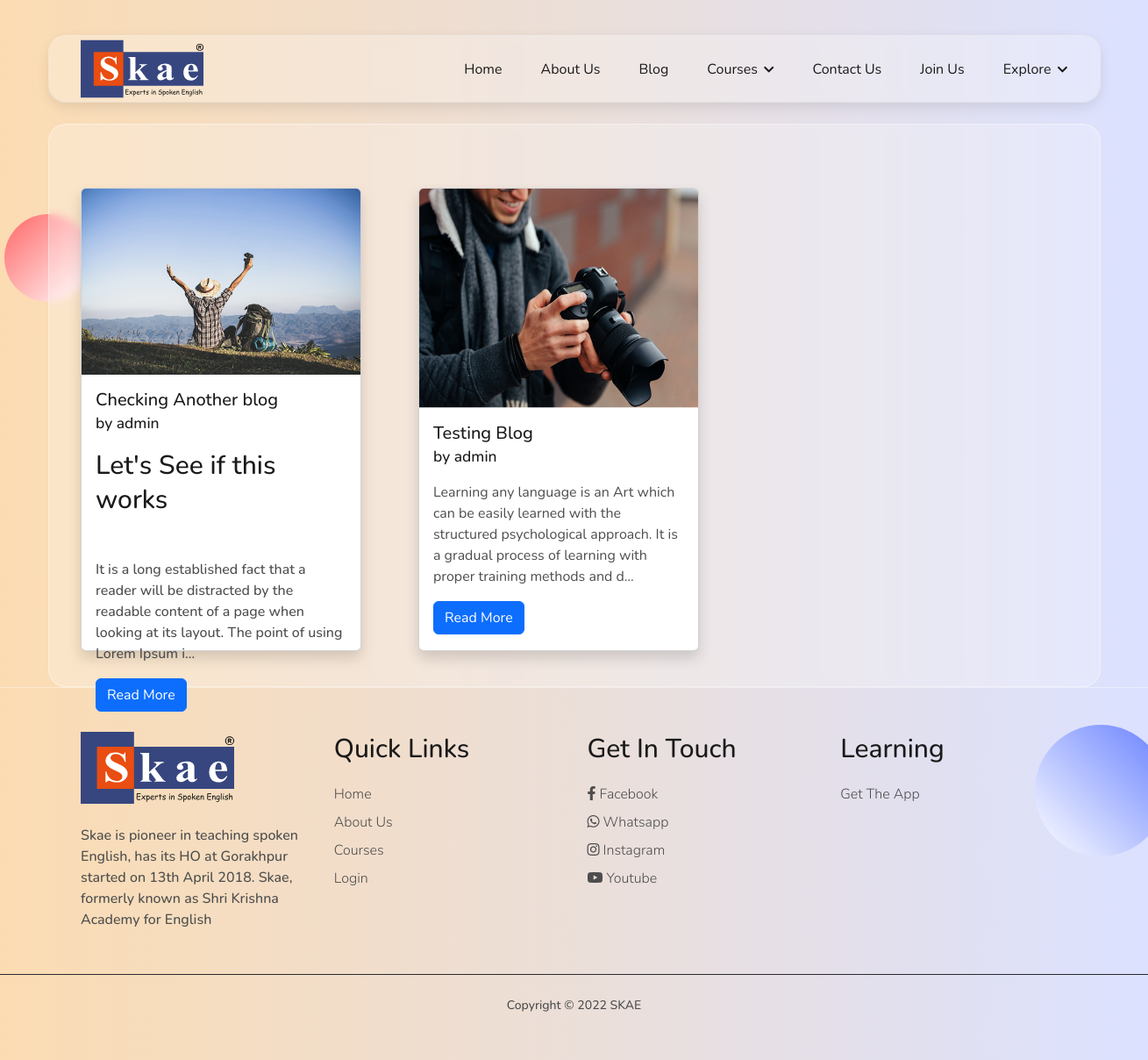
Screenshot of /blogs with the database file from the repository.
### blog/models.py (models this page shows, shortened)
class BlogPost(models.Model):
    title=models.CharField(max_length=255)
    author= models.ForeignKey(User, on_delete=models.CASCADE)
    slug=models.CharField(max_length=130)
    content=HTMLField()
    image = models.ImageField(upload_to="profile_pics", blank=True, null=True)
    dateTime=models.DateTimeField(auto_now_add=True)

### blog/views.py (the view)
# urls.py: path("blogs", views.blogs, name="blogs"),
def blogs(request):
    posts = BlogPost.objects.all()
    posts = BlogPost.objects.filter().order_by('-dateTime')
    return render(request, "blog.html", {'posts':posts})

### blog/templates/blog.html (shortened to what this page needs)
{% extends 'website/base.html' %}
{% block page_content %}
<div class="container mt-5 mb-3">
    <div class="row">
        {% for post in posts %}
        <div class="col-lg-4 my-4">
            <div class="card shadow" style="width: 20rem; height: 33rem;">
                <img src="/media/{{post.image}}" class="card-img-top" alt="..." height="250px">
                <div class="card-body">
                  <h5 class="card-title">{{post.title}} <br><small>by {{post.author}}</small></h5>
                  <p class="card-text">{{post.content| truncatechars:210 | safe}}</p>
                  <a href="blog/{{post.slug}}" class="btn btn-primary">Read More {% if user.is_superuser %}<a href="delete_blog_post/{{post.slug}}/" class="btn btn-danger mx-4">Delete Blog</a>{% endif %}</a>
                </div>
              </div>
        </div>
        {% endfor %}
    </div>
</div>
{% endblock page_content %}

### website/templates/website/base.html (shortened to what this page needs)
{% load static %}
<!doctype html>
<html lang="en">
<head>
  <link rel="stylesheet" href="{% static 'website/css/owl.carousel.min.css' %}">
  <link rel="stylesheet" href="{% static 'website/css/font-awesome.css' %}">
  <link rel="stylesheet" href="{% static 'website/css/bootstrap.min.css' %}">
  <link rel="stylesheet" href="{% static 'website/css/colors/color-1.css' %}">
  <link rel="stylesheet" class="js-glass-style" href="{% static 'website/css/glass.css' %}">
  <link rel="stylesheet" href="{% static 'website/css/base.css' %}">
</head>
<body>
    {% include "website/navbar.html" %}
    <br>
    <div class="main-wrapper">
        {% block page_content %}
    {% endblock page_content %}
    </div>
  <footer class="footer">
    <div class="footer-top">
        <div class="container">
            <div class="row">
                <div class="col-sm-6 col-lg-3">
                    <div class="footer-item">
                        <img src="{% static 'website/images/main_logo.svg' %}" class="footer-logo" alt="footer-logo">
                    <p class="footer-text mt-4">
                        Skae is pioneer in teaching spoken English, has its HO at Gorakhpur started on 13th April 2018.
Skae, formerly known as Shri Krishna Academy for English
                    </p>
                    </div>
                </div>
                <div class="col-sm-6 col-lg-3">
                    <div class="footer-item">
                        <h3>Quick Links</h3>
                        <ul>
                            <li><a href="/">Home</a></li>
                            <li><a href="{% url 'website:about-us' %}">About Us</a></li>
                            <li><a href="/">Courses</a></li>
                            <li><a href="/">Login</a></li>
                        </ul>
                    </div>
                </div>
                <div class="col-sm-6 col-lg-3">
                    <div class="footer-item">
                        <h3>Get in touch</h3>
                        <ul>
                            <li><a href="https://www.facebook.com/SKAEANS"target="_blank"><i class="fab fa-facebook-f social-icon"></i> Facebook</a></li>
                            <li><a href="https://wa.me/919795949900?text=Hello%20there!!!%0AHow%20may%20I%20help%20you%3F" target="_blank"><i class="fab fa-whatsapp social-icon"></i> Whatsapp</a></li>
                            <li><a href="https://www.instagram.com/skaeindia/" target="_blank"><i class="fab fa-instagram social-icon"></i> Instagram</a></li>
                            <li><a href="https://www.youtube.com/channel/UCNQtY7KkGilCOXYwGhOg7tg" target="_blank"><i class="fab fa-youtube social-icon"></i> Youtube</a></li>
                        </ul>
                    </div>
                </div>
                <div class="col-sm-6 col-lg-3">
                    <div class="footer-item">
                        <h3>learning</h3>
                        <ul>
                            <li><a href="https://play.google.com/store/apps/details?id=com.edmingle.skae" target="_blank">Get the app</a></li>
                        </ul>
                    </div>
                </div>
            </div>
        </div>
    </div>
    <div class="footer-bottom">
        <div class="container">
            <p class="m-0 py-4 text-center">Copyright &copy; 2022 SKAE</p>
        </div>
    </div>
  </footer>
</body>
</html>

### website/templates/website/navbar.html (shortened to what this page needs)
{% load static %}
<div class="main-wrapper">
<header class="header">
    <div class="container">
        <div class="header-main d-flex justify-content-between align-items-center ">
            <div class="header-logo">
                <a href="/"><img src="{% static 'website/images/main_logo.svg' %}" style="width: 140px;
                    height: 75px;" alt="logo"></a>
            </div>
            <nav class="header-menu js-header-menu ">
                <ul class="menu">
                    <li class="menu-item"><a href="/">Home</a></li>
                    <li class="menu-item"><a href="{% url 'website:about-us' %}">About Us</a></li>
                    <li class="menu-item"><a href="{% url 'blog:blogs' %}">Blog</a></li>
                    <li class="menu-item menu-item-has-children"><a class="js-toggle-sub-menu" href="#">Courses <i class="fas fa-chevron-down"></i></a>
                    </li>
                    <li class="menu-item"><a href="{% url 'website:contact-us' %}">Contact Us</a></li>
                    <li class="menu-item"><a href="{% url 'website:join-us' %}">Join Us</a></li>
                    <li class="menu-item menu-item-has-children"><a class="js-toggle-sub-menu" href="#">Explore <i class="fas fa-chevron-down"></i></a>
                    </li>
                </ul>
            </nav>
        </div>
    </div>
</header>
</div>

### website/static/website/css/colors/color-1.css (style rules this page uses)
:root { --hue-value-1: 0; --hue-value-2: 230; --main-color: #fa7b26; --button-hover-color: hsl(var(--hue-value-2), 57%, 53%); --body-bg-color: hsl(var(--hue-value-1), 63%, 97%); --border-color-2: hsl(var(--hue-value-1),40%, 93%); --shadow: 0 0 10px hsl(var(--hue-value-1), 40%, 90%); --body-gradient-bg-color-1: hsla(var(--hue-value-1), 100%, 50%, 0.2); --body-gradient-bg-color-2: hsla(var(--hue-value-2), 100%, 50%, 0.2); --decoration-bg-color-1: hsl(var(--hue-value-1), 100%, 70%); --decoration-bg-color-2: hsl(var(--hue-value-2), 100%, 70%); }

### website/static/website/css/glass.css (style rules this page uses)
html::before, html::after { content: ''; position: fixed; z-index: -2; border-radius: 50%; }
html::before { height: 100px; width: 100px; top: 20%; left: calc(50% - 650px); background-image: linear-gradient(to right bottom, var(--decoration-bg-color-1), var(--WHITE)); }
html::after { height: 150px; width: 150px; bottom: 20%; right: calc(50% - 675px); background-image: linear-gradient(to left bottom, var(--decoration-bg-color-2), var(--WHITE)); }
body::before { content: ''; position: fixed; left: 0; top: 0; height: 100%; width: 100%; background-color: var(--WHITE); opacity: 0.3; z-index: -3; }
body { --white:hsla(0, 0%, 100%, 0.25); --border-color-2: hsla(0, 0%, 100%, 0.40); --shadow:none; --border-color-1: hsl(0, 0%, 0%, 0.1); background-image: linear-gradient(to right, hsl(34deg 95% 49% / 44%), var(--body-gradient-bg-color-2)); background-attachment: fixed; padding: 40px 0; --backdrop-filter-blur:blur(5px) }
.main-wrapper { max-width: 1200px; background-color: var(--white); border: 1px solid var(--border-color-2); margin: auto; border-radius: 20px; position: relative; }
.main-wrapper::before { content: ''; position: absolute; left: 0; top: 0; height: 100%; width: 100%; -webkit-backdrop-filter: var(--backdrop-filter-blur); backdrop-filter: var(--backdrop-filter-blur); z-index: -1; border-radius: 20px; }

### website/static/website/css/base.css (style rules this page uses)
:root { --main-color: #fa7b26; --white: hsl(0, 0%, 100%); --WHITE: hsl(0, 0%, 100%); --BLACK: hsl(0, 0%, 0%); --black-90: hsl(0 0% 10%); --black-70: hsl(0 0% 30%); --yellow-light: hsl(44, 95%, 83%); --green-light: hsl(158, 68%, 75%); --red-light: hsl(0, 84%, 80%); --orange-light: hsl(22, 85%, 80%); --select-box-color: hsl(0, 0%, 100%); --border-color-1: hsl(0, 0%, 90%); --bg-dark: #2b2c2f; --main-to-dark-color: var(--main-color); --dark-to-main-color: var(--bg-dark); --shadow-black-100:0 5px 15px rgba(0,0,0,0.1); --shadow-black-300:0 5px 15px rgba(0,0,0,0.3); --black-900: #000000; --black-400: #555555; --black-100: #f7f7f7; --black-000:#ffffff; --black-alpha-100: rgba(0, 0, 0, 0.05); }
* { margin: 0; padding: 0; font-family: 'Nunito', sans-serif; outline: none!important; }
body { background-color: white; font-family: 'Nunito', sans-serif; font-size: 16px; font-weight: 300; color: var(--black-70); min-height: 100vh; }
a { color: var(--main-color); text-decoration: none; }
img { max-width: 100%; }
ul { list-style: none; margin: 0; padding: 0; }
h1, h2, h3, h4, h5, h6 { color: var(--black-90); line-height: 1.3; }
h3 { font-size: 30px; }
p { font-size: 1rem; font-weight: 500; }
.header { box-shadow: var(--shadow-black-100); border-radius: 20px; }
.header .menu-item { display: inline-block; margin-left: 40px; position: relative; }
.header .menu-item > a { display: block; padding: 24px 0; font-weight: 400; color: var(--black-90); text-transform: capitalize; transition: color 0.3s ease; cursor: pointer; }
.header .menu-item > a i { font-size: 13px; margin-left: 3px; pointer-events: none; }
.container { --bs-gutter-x: 15px; max-width: 1140px; }
.row { --bs-gutter-x: 30px; }
.footer-top { padding: 50px 0 20px; border-top: 1px solid var(--border-color-2); }
.footer-item { margin: 0 0 30px; }
.footer-item h3 { text-transform: capitalize; margin: 0 0 20px; }
.footer-item ul li:not(:last-child) { margin-bottom: 8px; }
.footer-item ul a { text-transform: capitalize; color: var(--black-70); transition: color 0.3s ease; position: relative; }
.footer-item ul a::before { content: ''; position: absolute; left: 0; bottom: 0; width: 0%; height: 1px; background-color: var(--main-color); transition: width 0.3s ease; }
.footer-bottom { border-top: 1px solid var(--bg-dark); }
.footer-bottom p { font-size: 14px; }

### rows the page displays
BlogPost: image (picture), title "Checking Another blog", author "admin", content "Let's See if this works It is a long established fact that a reader will be distracted by the readable content of a page when looking at its layout. The point of using Lorem Ipsum i…"
BlogPost: image (picture), title "Testing Blog", author "admin", content "Learning any language is an Art which can be easily learned with the structured psychological approach. It is a gradual process of learning with proper training methods and d…"
